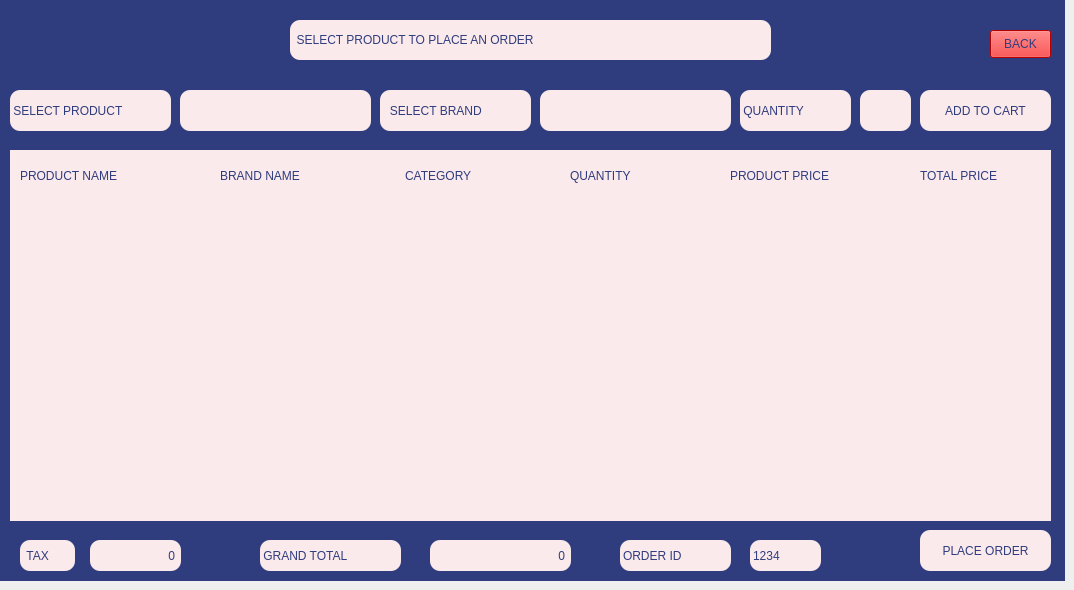
    <widget class="QWidget" name="tab_5">
     <attribute name="title">
      <string>Page</string>
     </attribute>
     <widget class="QLabel" name="BACKGROUND_5">
      <property name="geometry">
       <rect>
        <x>0</x>
        <y>0</y>
        <width>1065</width>
        <height>581</height>
       </rect>
      </property>
      <property name="styleSheet">
       <string notr="true">background-color: rgb(47, 60, 126);</string>
      </property>
      <property name="text">
       <string/>
      </property>
      <property name="scaledContents">
       <bool>true</bool>
      </property>
     </widget>
     <widget class="QLabel" name="label_28">
      <property name="geometry">
       <rect>
        <x>290</x>
        <y>20</y>
        <width>481</width>
        <height>40</height>
       </rect>
      </property>
      <property name="styleSheet">
       <string notr="true">background-color: rgb(251, 234, 235);
color: rgb(47, 60, 126);
font: 75 14pt &quot;Palatino Linotype&quot;;
border-radius:10;</string>
      </property>
      <property name="text">
       <string>  SELECT PRODUCT TO PLACE AN ORDER</string>
      </property>
     </widget>
     <widget class="QLabel" name="label_29">
      <property name="geometry">
       <rect>
        <x>10</x>
        <y>90</y>
        <width>161</width>
        <height>41</height>
       </rect>
      </property>
      <property name="styleSheet">
       <string notr="true">background-color: rgb(251, 234, 235);
color: rgb(47, 60, 126);
font: 75 10pt &quot;Palatino Linotype&quot;;
border-radius:10;
</string>
      </property>
      <property name="text">
       <string> SELECT PRODUCT</string>
      </property>
     </widget>
     <widget class="QLabel" name="label_30">
      <property name="geometry">
       <rect>
        <x>380</x>
        <y>90</y>
        <width>151</width>
        <height>41</height>
       </rect>
      </property>
      <property name="styleSheet">
       <string notr="true">background-color: rgb(251, 234, 235);
color: rgb(47, 60, 126);
font: 75 10pt &quot;Palatino Linotype&quot;;
border-radius:10;</string>
      </property>
      <property name="text">
       <string>   SELECT BRAND</string>
      </property>
     </widget>
     <widget class="QLabel" name="label_31">
      <property name="geometry">
       <rect>
        <x>740</x>
        <y>90</y>
        <width>111</width>
        <height>41</height>
       </rect>
      </property>
      <property name="styleSheet">
       <string notr="true">background-color: rgb(251, 234, 235);
color: rgb(47, 60, 126);
font: 75 10pt &quot;Palatino Linotype&quot;;
border-radius:10;</string>
      </property>
      <property name="text">
       <string> QUANTITY</string>
      </property>
     </widget>
     <widget class="QGroupBox" name="groupBox">
      <property name="geometry">
       <rect>
        <x>10</x>
        <y>150</y>
        <width>1041</width>
        <height>371</height>
       </rect>
      </property>
      <property name="styleSheet">
       <string notr="true">background-color: rgb(251, 234, 235);
border:none;</string>
      </property>
      <property name="title">
       <string/>
      </property>
      <widget class="QTableWidget" name="PRODUCT_TABLE">
       <property name="geometry">
        <rect>
         <x>0</x>
         <y>50</y>
         <width>1041</width>
         <height>321</height>
        </rect>
       </property>
       <property name="styleSheet">
        <string notr="true">background-color: rgb(251, 234, 235);
font: 75 10pt &quot;Palatino Linotype&quot;;
color: rgb(47, 60, 126);
gridline-color: rgb(47, 60, 126);</string>
       </property>
      </widget>
      <widget class="QFrame" name="frame">
       <property name="geometry">
        <rect>
         <x>0</x>
         <y>0</y>
         <width>1041</width>
         <height>51</height>
        </rect>
       </property>
       <property name="frameShape">
        <enum>QFrame::StyledPanel</enum>
       </property>
       <property name="frameShadow">
        <enum>QFrame::Raised</enum>
       </property>
       <widget class="QLabel" name="label_37">
        <property name="geometry">
         <rect>
          <x>910</x>
          <y>5</y>
          <width>111</width>
          <height>41</height>
         </rect>
        </property>
        <property name="styleSheet">
         <string notr="true">background-color: rgb(251, 234, 235);
color: rgb(47, 60, 126);
font: 75 10pt &quot;Palatino Linotype&quot;;
border-radius:10;
</string>
        </property>
        <property name="text">
         <string>TOTAL PRICE</string>
        </property>
       </widget>
       <widget class="QLabel" name="label_35">
        <property name="geometry">
         <rect>
          <x>560</x>
          <y>5</y>
          <width>101</width>
          <height>41</height>
         </rect>
        </property>
        <property name="styleSheet">
         <string notr="true">background-color: rgb(251, 234, 235);
color: rgb(47, 60, 126);
font: 75 10pt &quot;Palatino Linotype&quot;;
border-radius:10;
</string>
        </property>
        <property name="text">
         <string>QUANTITY</string>
        </property>
       </widget>
       <widget class="QLabel" name="label_34">
        <property name="geometry">
         <rect>
          <x>395</x>
          <y>5</y>
          <width>101</width>
          <height>41</height>
         </rect>
        </property>
        <property name="styleSheet">
         <string notr="true">background-color: rgb(251, 234, 235);
color: rgb(47, 60, 126);
font: 75 10pt &quot;Palatino Linotype&quot;;
border-radius:10;
</string>
        </property>
        <property name="text">
         <string>CATEGORY</string>
        </property>
       </widget>
       <widget class="QLabel" name="label_36">
        <property name="geometry">
         <rect>
          <x>720</x>
          <y>5</y>
          <width>161</width>
          <height>41</height>
         </rect>
        </property>
        <property name="styleSheet">
         <string notr="true">background-color: rgb(251, 234, 235);
color: rgb(47, 60, 126);
font: 75 10pt &quot;Palatino Linotype&quot;;
border-radius:10;
</string>
        </property>
        <property name="text">
         <string>PRODUCT PRICE</string>
        </property>
       </widget>
       <widget class="QLabel" name="label_33">
        <property name="geometry">
         <rect>
          <x>210</x>
          <y>5</y>
          <width>121</width>
          <height>41</height>
         </rect>
        </property>
        <property name="styleSheet">
         <string notr="true">background-color: rgb(251, 234, 235);
color: rgb(47, 60, 126);
font: 75 10pt &quot;Palatino Linotype&quot;;
border-radius:10;
</string>
        </property>
        <property name="text">
         <string>BRAND NAME</string>
        </property>
       </widget>
       <widget class="QLabel" name="label_32">
        <property name="geometry">
         <rect>
          <x>10</x>
          <y>5</y>
          <width>151</width>
          <height>41</height>
         </rect>
        </property>
        <property name="styleSheet">
         <string notr="true">background-color: rgb(251, 234, 235);
color: rgb(47, 60, 126);
font: 75 10pt &quot;Palatino Linotype&quot;;
border-radius:10;
</string>
        </property>
        <property name="text">
         <string>PRODUCT NAME</string>
        </property>
       </widget>
      </widget>
     </widget>
     <widget class="QPushButton" name="ADD_TO_CART">
      <property name="geometry">
       <rect>
        <x>920</x>
        <y>90</y>
        <width>131</width>
        <height>41</height>
       </rect>
      </property>
      <property name="styleSheet">
       <string notr="true">background-color: rgb(251, 234, 235);
color: rgb(47, 60, 126);
font: 75 10pt &quot;Palatino Linotype&quot;;
border-radius:10;</string>
      </property>
      <property name="text">
       <string>ADD TO CART</string>
      </property>
     </widget>
     <widget class="QPushButton" name="PLACE_ORDER">
      <property name="geometry">
       <rect>
        <x>920</x>
        <y>530</y>
        <width>131</width>
        <height>41</height>
       </rect>
      </property>
      <property name="styleSheet">
       <string notr="true">background-color: rgb(251, 234, 235);
color: rgb(47, 60, 126);
font: 75 10pt &quot;Palatino Linotype&quot;;
border-radius:10;</string>
      </property>
      <property name="text">
       <string>PLACE ORDER</string>
      </property>
     </widget>
     <widget class="QLabel" name="label_38">
      <property name="geometry">
       <rect>
        <x>20</x>
        <y>540</y>
        <width>55</width>
        <height>31</height>
       </rect>
      </property>
      <property name="styleSheet">
       <string notr="true">background-color: rgb(251, 234, 235);
color: rgb(47, 60, 126);
font: 75 10pt &quot;Palatino Linotype&quot;;
border-radius:10;
</string>
      </property>
      <property name="text">
       <string>  TAX</string>
      </property>
     </widget>
     <widget class="QLabel" name="TAX">
      <property name="geometry">
       <rect>
        <x>90</x>
        <y>540</y>
        <width>91</width>
        <height>31</height>
       </rect>
      </property>
      <property name="styleSheet">
       <string notr="true">background-color: rgb(251, 234, 235);
color: rgb(47, 60, 126);
font: 75 12pt &quot;Palatino Linotype&quot;;
border-radius:10;
padding-right:3;
</string>
      </property>
      <property name="text">
       <string>0</string>
      </property>
      <property name="alignment">
       <set>Qt::AlignRight|Qt::AlignTrailing|Qt::AlignVCenter</set>
      </property>
     </widget>
     <widget class="QLabel" name="label_40">
      <property name="geometry">
       <rect>
        <x>260</x>
        <y>540</y>
        <width>141</width>
        <height>31</height>
       </rect>
      </property>
      <property name="styleSheet">
       <string notr="true">background-color: rgb(251, 234, 235);
color: rgb(47, 60, 126);
font: 75 10pt &quot;Palatino Linotype&quot;;
border-radius:10;
</string>
      </property>
      <property name="text">
       <string> GRAND TOTAL</string>
      </property>
     </widget>
     <widget class="QLabel" name="GRAND_TOTAL">
      <property name="geometry">
       <rect>
        <x>430</x>
        <y>540</y>
        <width>141</width>
        <height>31</height>
       </rect>
      </property>
      <property name="layoutDirection">
       <enum>Qt::LeftToRight</enum>
      </property>
      <property name="styleSheet">
       <string notr="true">background-color: rgb(251, 234, 235);
color: rgb(47, 60, 126);
font: 75 14pt &quot;Palatino Linotype&quot;;
border-radius:10;
padding-right:3;
</string>
      </property>
      <property name="text">
       <string>0</string>
      </property>
      <property name="alignment">
       <set>Qt::AlignRight|Qt::AlignTrailing|Qt::AlignVCenter</set>
      </property>
     </widget>
     <widget class="QPushButton" name="BACK_3">
      <property name="geometry">
       <rect>
        <x>990</x>
        <y>30</y>
        <width>61</width>
        <height>28</height>
       </rect>
      </property>
      <property name="styleSheet">
       <string notr="true">background-color: rgb(255, 0, 0);
color: rgb(47, 60, 126);
font: 75 10pt &quot;Palatino Linotype&quot;;
</string>
      </property>
      <property name="text">
       <string>BACK</string>
      </property>
     </widget>
     <widget class="QLineEdit" name="ORDER_PRODUCT_NAME">
      <property name="geometry">
       <rect>
        <x>180</x>
        <y>90</y>
        <width>191</width>
        <height>41</height>
       </rect>
      </property>
      <property name="cursor">
       <cursorShape>IBeamCursor</cursorShape>
      </property>
      <property name="styleSheet">
       <string notr="true">background-color: rgb(251, 234, 235);
color: rgb(47, 60, 126);
font: 75 12pt &quot;Palatino Linotype&quot;;
border-radius:10;</string>
      </property>
      <property name="inputMethodHints">
       <set>Qt::ImhNone</set>
      </property>
      <property name="text">
       <string/>
      </property>
      <property name="echoMode">
       <enum>QLineEdit::Normal</enum>
      </property>
     </widget>
     <widget class="QLineEdit" name="ORDER_BRAND">
      <property name="geometry">
       <rect>
        <x>540</x>
        <y>90</y>
        <width>191</width>
        <height>41</height>
       </rect>
      </property>
      <property name="cursor">
       <cursorShape>IBeamCursor</cursorShape>
      </property>
      <property name="styleSheet">
       <string notr="true">background-color: rgb(251, 234, 235);
color: rgb(47, 60, 126);
font: 75 12pt &quot;Palatino Linotype&quot;;
border-radius:10;</string>
      </property>
      <property name="inputMethodHints">
       <set>Qt::ImhNone</set>
      </property>
      <property name="text">
       <string/>
      </property>
      <property name="echoMode">
       <enum>QLineEdit::Normal</enum>
      </property>
     </widget>
     <widget class="QLineEdit" name="QUANTITY">
      <property name="geometry">
       <rect>
        <x>860</x>
        <y>90</y>
        <width>51</width>
        <height>41</height>
       </rect>
      </property>
      <property name="cursor">
       <cursorShape>IBeamCursor</cursorShape>
      </property>
      <property name="styleSheet">
       <string notr="true">background-color: rgb(251, 234, 235);
color: rgb(47, 60, 126);
font: 75 12pt &quot;Palatino Linotype&quot;;
border-radius:10;</string>
      </property>
      <property name="inputMethodHints">
       <set>Qt::ImhNone</set>
      </property>
      <property name="text">
       <string/>
      </property>
      <property name="echoMode">
       <enum>QLineEdit::Normal</enum>
      </property>
     </widget>
     <widget class="QLabel" name="DATE_3">
      <property name="geometry">
       <rect>
        <x>620</x>
        <y>540</y>
        <width>111</width>
        <height>31</height>
       </rect>
      </property>
      <property name="styleSheet">
       <string notr="true">background-color: rgb(251, 234, 235);
color: rgb(47, 60, 126);
font: 75 10pt &quot;Palatino Linotype&quot;;
border-radius:10;
padding-right:3;
</string>
      </property>
      <property name="text">
       <string>ORDER ID</string>
      </property>
     </widget>
     <widget class="QLabel" name="ORDER_ID_2">
      <property name="geometry">
       <rect>
        <x>750</x>
        <y>540</y>
        <width>71</width>
        <height>31</height>
       </rect>
      </property>
      <property name="styleSheet">
       <string notr="true">background-color: rgb(251, 234, 235);
color: rgb(47, 60, 126);
font: 75 10pt &quot;Palatino Linotype&quot;;
border-radius:10;
padding-right:3;
</string>
      </property>
      <property name="text">
       <string>1234</string>
      </property>
     </widget>
    </widget>
